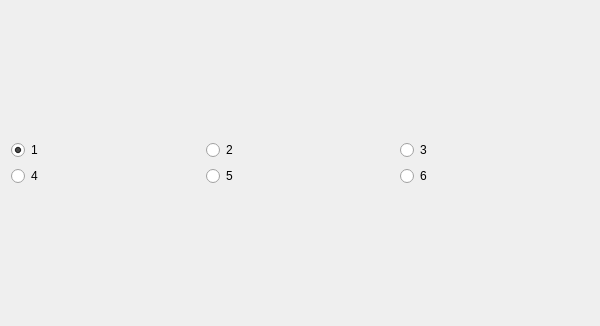
<?xml version="1.0" encoding="UTF-8"?>
<ui version="4.0">
 <class>Widget</class>
 <widget class="QWidget" name="Widget">
  <property name="geometry">
   <rect>
    <x>0</x>
    <y>0</y>
    <width>600</width>
    <height>326</height>
   </rect>
  </property>
  <property name="windowTitle">
   <string>Widget</string>
  </property>
  <layout class="QGridLayout" name="gridLayout_2">
   <item row="0" column="0">
    <layout class="QGridLayout" name="gridLayout">
     <item row="0" column="1">
      <widget class="QRadioButton" name="radioButton_2">
       <property name="text">
        <string>2</string>
       </property>
      </widget>
     </item>
     <item row="0" column="2">
      <widget class="QRadioButton" name="radioButton_3">
       <property name="text">
        <string>3</string>
       </property>
      </widget>
     </item>
     <item row="1" column="2">
      <widget class="QRadioButton" name="radioButton_6">
       <property name="text">
        <string>6</string>
       </property>
      </widget>
     </item>
     <item row="0" column="0">
      <widget class="QRadioButton" name="radioButton_1">
       <property name="text">
        <string>1</string>
       </property>
       <property name="checked">
        <bool>true</bool>
       </property>
      </widget>
     </item>
     <item row="1" column="1">
      <widget class="QRadioButton" name="radioButton_5">
       <property name="text">
        <string>5</string>
       </property>
      </widget>
     </item>
     <item row="1" column="0">
      <widget class="QRadioButton" name="radioButton_4">
       <property name="text">
        <string>4</string>
       </property>
      </widget>
     </item>
    </layout>
   </item>
  </layout>
 </widget>
 <resources/>
 <connections/>
</ui>
